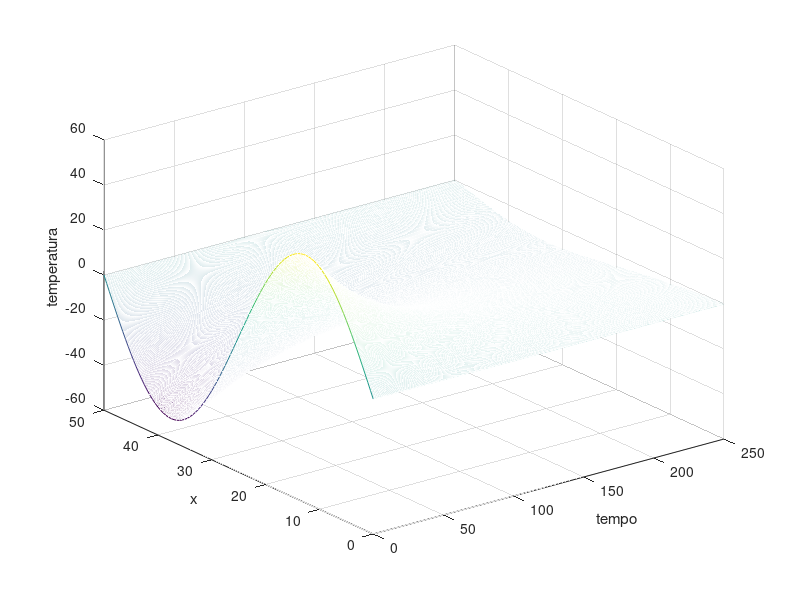
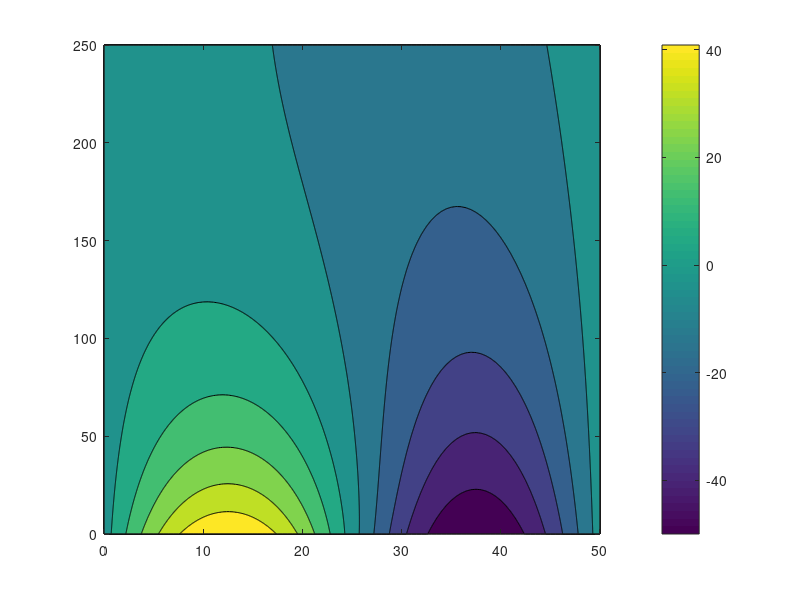

MATLAB code to generate these figures, in order:
clear all
close all

L = 50; k = 0.93; ro = 8.9;
T0 = 100;

delta_x = 0.5;
delta_t = 0.1;
tempo_f = 250;
tempo = 0:delta_t:tempo_f;
N_tempo = length(tempo);

x   = 0:delta_x:L;
N_x = length(x);

c = nan(N_x,1);
c(:,1) = 0.094;
c( floor(N_x/2):end ) = 0.188;

eta = k.*delta_t./(c.*ro.*delta_x^2);
T = nan(N_x,N_tempo);
% colunas com temperatura de um dado instante
% linhas de uma dada posicao ao longo do tempo

T(:,1) = 50*sin(2*pi*x/L);
T(1,:) = 0;
T(N_x,:) = 0;

A1 = diag( 2./eta(2:end-1) + 2);
A2 = diag( repmat( -1, 1, N_x-3 ),1);
A3 = diag( repmat( -1, 1, N_x-3 ),-1);
A = A1+A2+A3;

B = nan(N_x-2,1);
for n = 1:N_tempo-1
    for i = 2:N_x-1
        B(i-1) = T(i-1,n)+( 2/eta(i) - 2)*T(i,n) + T(i+1,n);
    end
    Z = linsolve(A,B);
    T( 2:(N_x-1),n+1) = Z;
end

mesh(tempo,x,T); xlabel('tempo'); ylabel('x');zlabel('temperatura');
figure(2)
contourf(x,tempo,T')
colorbar
